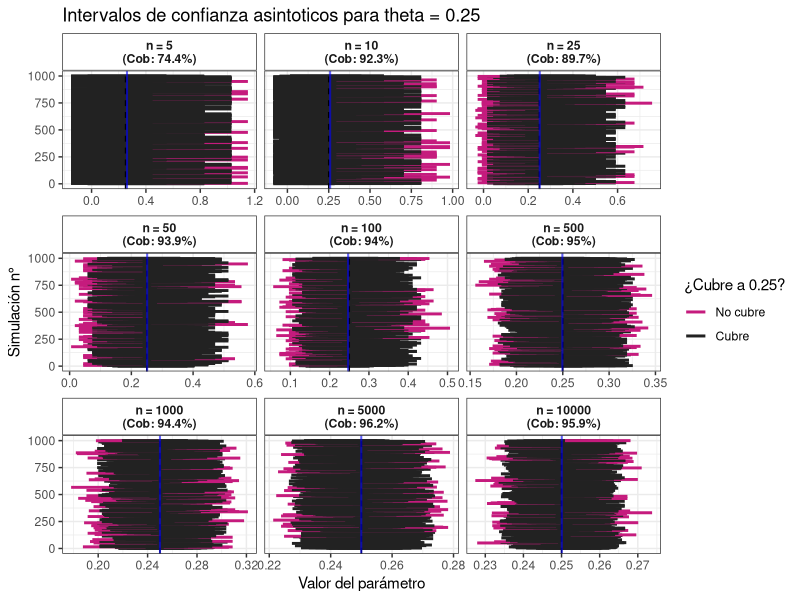
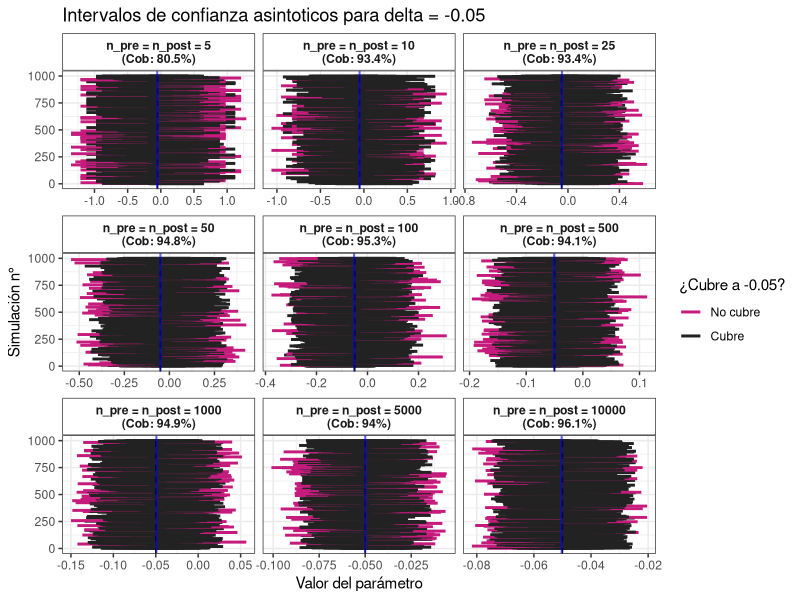

Here is the R script that generated these plots, in order:
# --------------------- Trabajo practico IECD, simulaciones --------------------
# Sección de comentarios:
#  - LU mas chico entre los tres integrantes: 64
#  - La idea es modularizar lo mas posible el codigo
#  - Vamos a intentar generalizar los procedimientos, para que sea simple cambiar los parametros que estan involucrados

library(ggplot2)
library(dplyr)

# ------------------------------- Sección 1 ------------------------------------
# Vamos a crear el metodo de la simulación requerida para la primera sección del trabajo.
#
# Los inputs del metodo son:
#  - theta: es el valor real para el cual vamos a hacer la simulacion
#  - n: tamaño de la muestra
#  - N: cantidad de intervalos que vamos a generar
# Los outputs son:
#  - intervalos: conjunto de los intervalos obtenidos, con estos mismos podemos graficar el cubrimiento
set.seed(64)

# Funcion de simulacion
simulacion_1 = function(theta, n, alpha, N) {
  inf = numeric(N)
  sup = numeric(N)
  cubre = logical(N)
  centro = numeric(N)
  
  for (i in 1:N) {
    muestras = rbinom(n, 1, theta)
    t_p = mean(muestras)
    z_a = qnorm(1 - alpha/2)
    err = sqrt(t_p*(1-t_p)/n) * z_a
    
    inf[i] = t_p - err
    sup[i] = t_p + err
    centro[i] = t_p
    cubre[i] = theta >= inf[i] && theta <= sup[i]
  }
  
  return(data.frame(simulacion = 1:N, inf = inf, sup = sup, cubre = cubre, centro = centro))
}

# Definicion de los intervalos
datos_totales = data.frame()

for (i in c(5,10,25,50,100,500,1000,5000,10000)) {
  intervalos = simulacion_1(0.25, i, 0.05, 1000)
  
  cob = mean(intervalos$cubre) * 100
  intervalos$n = i
  intervalos$n_label = paste0("n = ", i, "\n(Cob: ", cob, "%)")
    
  datos_totales = rbind(datos_totales, intervalos)
}

# Ordeno para que los graficos aparezcan de menor a mayor n
datos_totales$n_label = reorder(datos_totales$n_label, datos_totales$n)

medias_resumen = datos_totales %>%
  group_by(n_label) %>%
  summarise(media_del_centro = mean(centro))

# Grafico en conjunto todos los datos
ggplot(datos_totales, aes(y = simulacion, x = inf, xend = sup, color = cubre)) +
  
  # Dibujamos los intervalos obtenidos en la simulación
  geom_segment(aes(x = inf, xend = sup, yend = simulacion), linewidth = 1) +
    
  # La linea punteada negra es el valor real de theta
  geom_vline(xintercept = 0.25, linetype = "dashed", color = "black") +
  
  # La linea solida azul es la media del punto medio de los intervalos para cada n
  geom_vline(data = medias_resumen, aes(xintercept = media_del_centro), 
             color = "blue", linetype = "solid", linewidth = 0.7, alpha = 0.6) +
  
  # Color para identificar si cubre o no al valor real de theta
  scale_color_manual(values = c("#C51B7D", "#222222"), labels = c("No cubre", "Cubre")) +
    
  # Se separan los graficos en función de n
  facet_wrap(~ n_label, scales = "free_x") +
  
  # Labels del grafico
  labs(
    title = "Intervalos de confianza asintoticos para theta = 0.25",
    x = "Valor del parámetro",
    y = "Simulación n°",
    color = "¿Cubre a 0.25?"
  ) +
  
  # Temas utilizados, fondo blanco.
  theme_bw() +
  theme(
    strip.background = element_rect(fill = "white"), # Fondo blanco en los títulos de los paneles
    strip.text = element_text(face = "bold") # Negrita en los títulos de los paneles
  )

# ------------------------------- Sección 2 ------------------------------------
# Vamos a crear el metodo de la simulación requerida para la tercera sección del trabajo.
#
# Los inputs del metodo son:
#  - theta: es el valor real para el cual vamos a hacer la simulacion
#  - n: tamaño de la muestra
#  - N: cantidad de intervalos que vamos a generar
# Los outputs son:
#  - intervalos: conjunto de los intervalos obtenidos, con estos mismos podemos graficar el cubrimiento




# ------------------------------- Sección 3 ------------------------------------
# Vamos a crear un metodo de simulación requerida para la tercera sección del trabajo.
#
# Los inputs del metodo son:
#  - theta: es el valor real para el cual vamos a hacer la simulacion
#  - n: tamaño de la muestra
#  - N: cantidad de intervalos que vamos a generar
# Los outputs son:
#  - intervalos: conjunto de los intervalos obtenidos, con estos mismos podemos graficar el cubrimiento
#
# Utilizando los resultados del metodo se realizan graficos mostrando el cubrimiento
#

simulacion_3 = function(theta_pre, theta_post, n_pre, n_post, Se, Sp, alpha, N) {
  inf = numeric(N)
  sup = numeric(N)
  cubre = logical(N)
  centro = numeric(N)
  
  for (i in 1:N) {
    delta = theta_post - theta_pre
    
    p_pre = (Se+Sp-1)*theta_pre + (1-Sp)
    p_post = (Se+Sp-1)*theta_post + (1-Sp)
    
    muestras_pre = rbinom(n_pre, 1, p_pre)
    muestras_post = rbinom(n_post, 1, p_post)
    
    est_theta_pre = (mean(muestras_pre) + Sp - 1)/(Se + Sp - 1) 
    est_theta_post = (mean(muestras_post) + Sp - 1)/(Se + Sp - 1)
    
    z_a = qnorm(1 - alpha/2)
    
    est_sigma_pre = mean(muestras_pre) * (1-mean(muestras_pre)) / ((Se+Sp-1)**2)
    est_sigma_post = mean(muestras_post) * (1-mean(muestras_post)) / ((Se+Sp-1)**2)
    
    inf[i] = est_theta_post - est_theta_pre - z_a * sqrt(est_sigma_post/n_post + est_sigma_pre/n_pre)
    sup[i] = est_theta_post - est_theta_pre + z_a * sqrt(est_sigma_post/n_post + est_sigma_pre/n_pre)
    centro[i] = est_theta_post - est_theta_pre
    cubre[i] = delta >= inf[i] && delta <= sup[i]
  }
  
  return(data.frame(simulacion = 1:N, inf = inf, sup = sup, cubre = cubre, centro = centro))
}

datos_totales_3 = data.frame()

for (i in c(5,10,25,50,100,500,1000,5000,10000)) {
  intervalos = simulacion_3(0.2, 0.15, i, i, 0.9, 0.95, 0.05, 1000)
  
  cob = mean(intervalos$cubre) * 100
  intervalos$n = i
  intervalos$n_label = paste0("n_pre = n_post = ", i, "\n(Cob: ", cob, "%)")
  
  datos_totales_3 = rbind(datos_totales_3, intervalos)
}

# Ordeno para que los graficos aparezcan de menor a mayor n
datos_totales_3$n_label = reorder(datos_totales_3$n_label, datos_totales_3$n)

medias_resumen = datos_totales_3 %>%
  group_by(n_label) %>%
  summarise(media_del_centro = mean(centro))

# Grafico en conjunto todos los datos
ggplot(datos_totales_3, aes(y = simulacion, x = inf, xend = sup, color = cubre)) +
  
  # Dibujamos los intervalos obtenidos en la simulación
  geom_segment(aes(x = inf, xend = sup, yend = simulacion), linewidth = 1) +
  
  # La linea punteada negra es el valor real de theta
  geom_vline(xintercept = -0.05, linetype = "dashed", color = "black") +
  
  # La linea solida azul es la media del punto medio de los intervalos para cada n
  geom_vline(data = medias_resumen, aes(xintercept = media_del_centro), 
             color = "blue", linetype = "solid", linewidth = 0.7, alpha = 0.6) +
  
  # Color para identificar si cubre o no al valor real de theta
  scale_color_manual(values = c("#C51B7D", "#222222"), labels = c("No cubre", "Cubre")) +
  
  # Se separan los graficos en función de n
  facet_wrap(~ n_label, scales = "free_x") +
  
  # Labels del grafico
  labs(
    title = "Intervalos de confianza asintoticos para delta = -0.05",
    x = "Valor del parámetro",
    y = "Simulación n°",
    color = "¿Cubre a -0.05?"
  ) +
  
  # Temas utilizados, fondo blanco.
  theme_bw() +
  theme(
    strip.background = element_rect(fill = "white"), # Fondo blanco en los títulos de los paneles
    strip.text = element_text(face = "bold") # Negrita en los títulos de los paneles
  )
